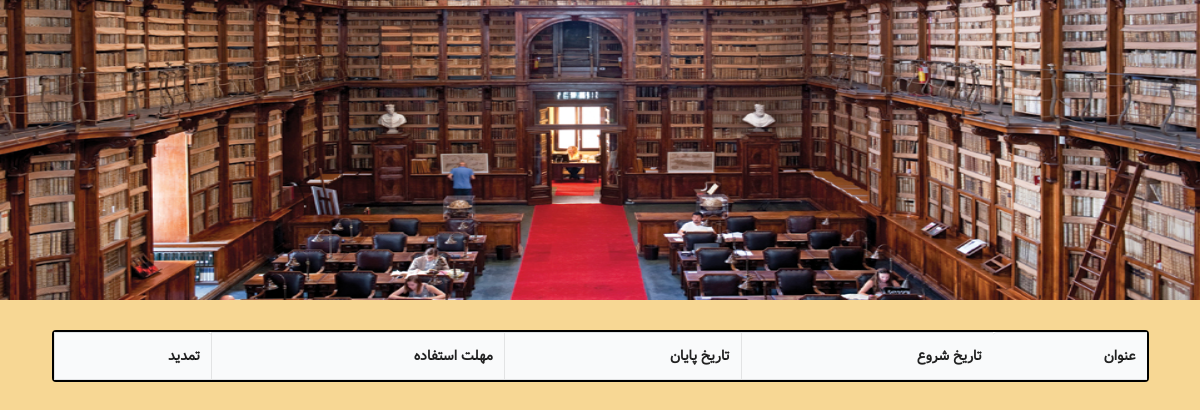
Before: /order-status (signed in) with the older database file.
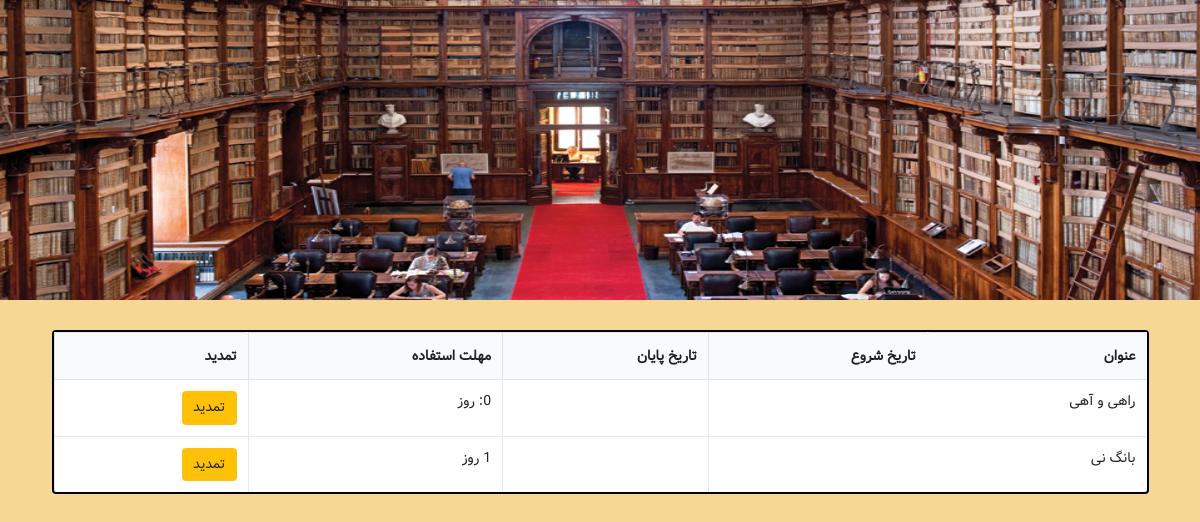
After: the same page with the newer database file.
### loan/models.py (models this page shows, shortened)
class Borrow(models.Model):
    book = models.ForeignKey(Book, on_delete=models.CASCADE, default='', verbose_name='عنوان کتاب')
    user = models.ForeignKey(User, on_delete=models.CASCADE, verbose_name='نام کاربری')
    carry = jmodels.jDateField(auto_now_add=True, verbose_name='تاریخ امانت بردن')
    bring = jmodels.jDateField(validators=[validate_date], verbose_name='تاریخ انقضا')
    remainingTime = models.CharField(default='', max_length=100)

### books/models.py (models this page shows)
class Book(models.Model):
    title = models.CharField(max_length=200)
    subject = models.ForeignKey('Subject', on_delete=models.CASCADE, blank=True, null=True)
    author = models.ForeignKey('Author', on_delete=models.CASCADE, blank=True, null=True)
    available = models.BooleanField(default=True)
    favorite = models.ManyToManyField(User, blank=True)
    def __str__(self):
        return self.title

### loan/views.py (the view)
# urls.py: path('order-status', order_status, name='order-status'),
@login_required(login_url='/user-admin-login')
def order_status(request):
    borrow = Borrow.objects.all()
    order_list = []
    for item in borrow:
        if item.user_id == request.user.id:
            order_list.append(item)
    context = {'items': order_list}
    return render(request, 'status-ordering.html', context)

### loan/templates/status-ordering.html
{% extends 'base.html' %}
{% block content %}
<table class="ui celled table">
    <thead>
    <tr>
        <th>عنوان</th>
        <th>تاریخ شروع</th>
        <th>تاریخ پایان</th>
        <th>مهلت استفاده</th>
        <th>تمدید</th>
    </tr>
    </thead>
    <tbody>
    {% for item in items %}
    <tr>
        <td>{{item.book}}</td>
        <td>{{item.carry}}</td>
        <td>{{item.bring}}</td>
        <td class="vazir">{{item.remainingTime|slice:2}} روز</td>
        <td><a href="order-book/{{item.book_id}}" class="btn btn-warning vazir">تمدید</a></td>
    </tr>
    {% endfor %}
    </tbody>
</table>
{% endblock %}

### templates/base.html (shortened to what this page needs)
{% load static %}
{% load render_partial %}
<!doctype html>
<html lang="en">
<head>
    <link rel="stylesheet" href="https://stackpath.bootstrapcdn.com/bootstrap/4.4.1/css/bootstrap.min.css"/>
    <link rel="stylesheet" href="http://code.jquery.com/ui/1.11.0/themes/smoothness/jquery-ui.css">
    <link rel="stylesheet" type='text/css' href="{% static 'css/style.css' %}">
    <link rel="stylesheet" type='text/css'
          href="https://cdnjs.cloudflare.com/ajax/libs/semantic-ui/2.2.14/semantic.min.css">
</head>
<body style="background-color: #f7d794">
<img src="{% static 'img/online-bookstore.jpg' %}" class="main-img">
<div class="ui container">
    {% block content %}
    {% endblock content %}
</div>
</body>
</html>

### assets/css/style.css (style rules this page uses)
.vazir { font-family: Vazir !important; }
.celled { margin-top: 30px !important; direction: rtl !important; border: 2px solid black !important; margin-bottom: 30px !important; font-family: Vazir !important; text-align: right !important; }
.main-img { width: 100%; height: 300px; }

Changed rows visible on the page:
added Borrow: book "راهی و آهی", remainingTime "0:"
added Borrow: book "بانگ نی"
